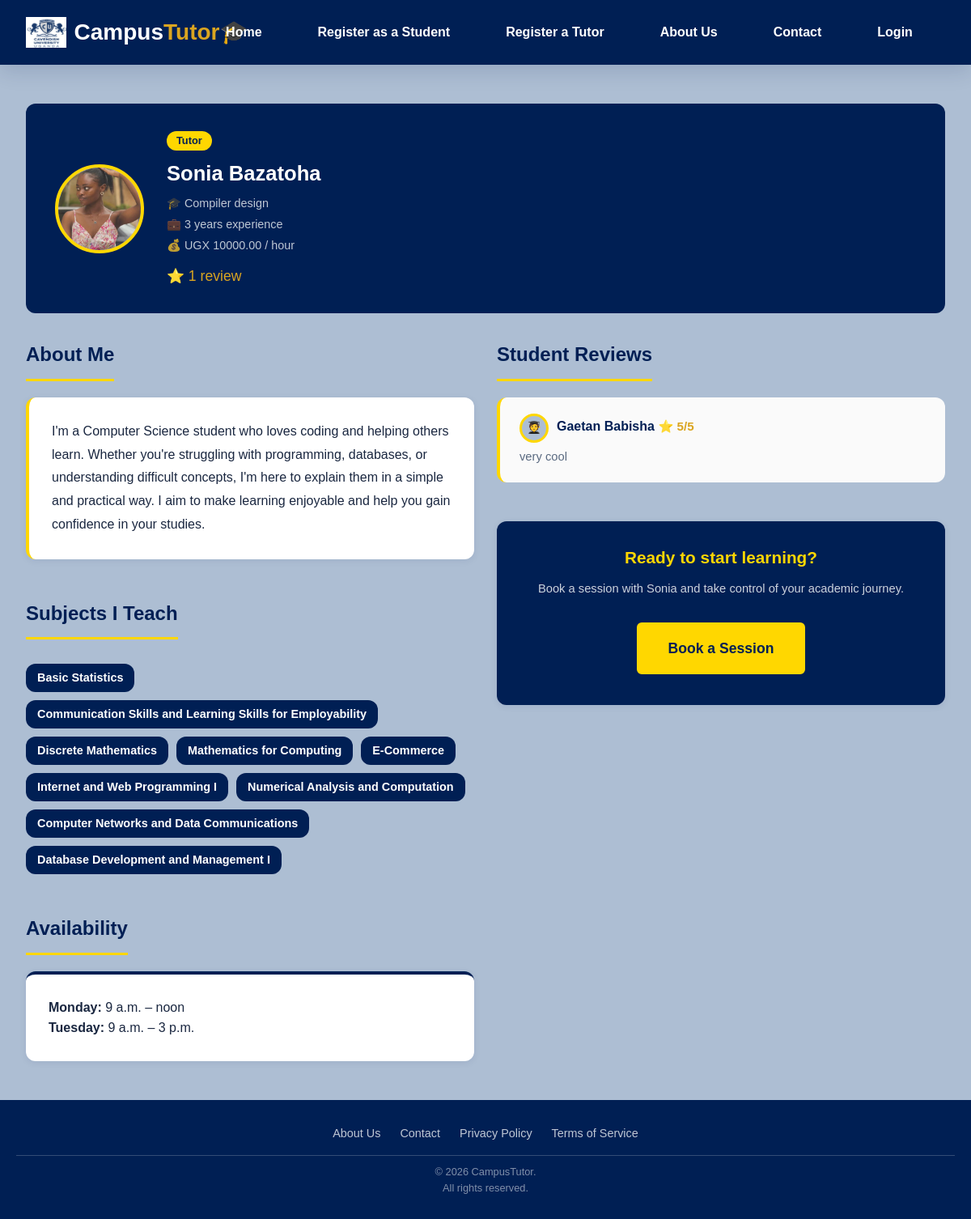
Screenshot of /tutor/1/ with the database file from the repository.
### accounts/models.py (models this page shows, shortened)
class TutorProfile(models.Model):
    user = models.OneToOneField(
        User,
        on_delete=models.CASCADE,
        related_name="tutor_profile",
    )
    biography = models.TextField()
    qualification = models.CharField(max_length=255)
    years_of_experience = models.PositiveIntegerField(default=0)
    hourly_rate = models.DecimalField(
        max_digits=10,
        decimal_places=2,
    )
    subjects = models.ManyToManyField(
        "tutoring.Subject",
        related_name = "tutors",
    )

class User(AbstractUser):
    STUDENT = 'student'
    TUTOR = 'tutor'
    ADMIN = 'admin'
    ROLE_CHOICES = [
        (STUDENT, 'Student'),
        (TUTOR, 'Tutor'),
        (ADMIN, 'Admin'),
    ]
    role = models.CharField(max_length=20, choices=ROLE_CHOICES, default=STUDENT,)
    phone_number = models.CharField(max_length=20, blank=True, null=True,)
    profile_picture = models.ImageField(
        upload_to='profile_pictures/',
        blank=True,
        null=True,
    )

class StudentProfile(models.Model):
    user = models.OneToOneField(
        User,
        on_delete=models.CASCADE,
        related_name="student_profile",
    )
    university = models.CharField(max_length=255)
    programme = models.ForeignKey(
        'tutoring.Programme',
        on_delete=models.SET_NULL,
        null=True,
        blank=True,
        related_name='students',
    )
    year_of_study = models.PositiveIntegerField()

### tutoring/models.py (models this page shows, shortened)
class Subject(models.Model):
    code = models.CharField(max_length=50)
    name = models.CharField(max_length=255)
    programme = models.ForeignKey(
        Programme,
        on_delete=models.CASCADE,
        related_name='subjects',
    )
    year = models.ForeignKey(
        AcademicYear,
        on_delete=models.CASCADE,
        related_name='subjects',
    )
    semester = models.ForeignKey(
        Semester,
        on_delete=models.CASCADE,
        related_name='subjects',
    )
    class Meta:
        unique_together = ('code', 'programme', 'year', 'semester')
        ordering = ['year', 'semester', 'name']

class Availability(models.Model):
    DAYS = [
        ("Monday", "Monday"),
        ("Tuesday", "Tuesday"),
        ("Wednesday", "Wednesday"),
        ("Thursday", "Thursday"),
        ("Friday", "Friday"),
        ("Saturday", "Saturday"),
        ("Sunday", "Sunday"),
    ]
    tutor = models.ForeignKey(
        TutorProfile,
        on_delete=models.CASCADE,
        related_name="availabilities",
    )
    day = models.CharField(max_length=20, choices=DAYS)
    start_time = models.TimeField()
    end_time = models.TimeField()

class Review(models.Model):
    student = models.ForeignKey(
        StudentProfile,
        on_delete=models.CASCADE,
    )
    tutor = models.ForeignKey(
        TutorProfile,
        on_delete=models.CASCADE,
    )
    rating = models.PositiveIntegerField()
    comment = models.TextField()
    created_at = models.DateTimeField(auto_now_add=True)

### accounts/views.py (the view)
# urls.py: path('tutor/<int:tutor_id>/', views.tutor_detail, name='tutor_detail'),
def tutor_detail(request, tutor_id):
    tutor = get_object_or_404(TutorProfile, id=tutor_id)
    reviews = Review.objects.filter(tutor=tutor)
    availabilities = tutor.availabilities.all()
    subject_id = request.GET.get('subject', '')
    return render(request, 'tutor_detail.html', {
        'tutor': tutor,
        'reviews': reviews,
        'availabilities': availabilities,
        'subject_id': subject_id,
    })

### templates/tutor_detail.html
{% extends "base.html" %}
{% block content %}
<div class="page-wrapper">
    <main class="main-content">
        <div class="profile-header">
            <div class="profile-avatar">
                {% if tutor.user.profile_picture %}
                <img src="{{ tutor.user.profile_picture.url }}" alt="{{ tutor.user.first_name }}" class="clickable-avatar"
                     style="width:100%; height:100%; object-fit:cover; border-radius:50%;">
                {% else %}
                👤
                {% endif %}
            </div>
            <div class="profile-info">
                <span class="role-badge">Tutor</span>
                <h2>{{ tutor.user.first_name }} {{ tutor.user.last_name }}</h2>
                <p class="meta">
                    🎓 {{ tutor.qualification }}<br />
                    💼 {{ tutor.years_of_experience }} years experience<br />
                    💰 UGX {{ tutor.hourly_rate }} / hour
                </p>
                <div style="margin-top:10px;">
                    {% if reviews %}
                        <span class="star-rating" style="font-size:1.1rem;">
                            ⭐ {{ reviews.count }} review{{ reviews.count|pluralize }}
                        </span>
                    {% else %}
                        <span class="text-muted" style="font-size:.9rem;">No reviews yet</span>
                    {% endif %}
                </div>
            </div>
        </div>
        <div class="about-row">
            <div>
                <div class="ct-section">
                    <h2 class="section-heading">About Me</h2>
                    <div class="ct-card" style="border-top:none; border-left: 4px solid var(--gold);">
                        <p style="line-height:1.8; color:var(--text-main);">
                            {{ tutor.biography|default:"This tutor hasn't added a biography yet." }}
                        </p>
                    </div>
                </div>
                <div class="ct-section">
                    <h2 class="section-heading">Subjects I Teach</h2>
                    <div class="tutor-tags" style="gap:10px;">
                        {% for subject in tutor.subjects.all %}
                            <span class="tutor-tag" style="font-size:.9rem; padding:6px 14px;">{{ subject.name }}</span>
                        {% empty %}
                            <span class="text-muted" style="font-size:.9rem;">No subjects listed yet</span>
                        {% endfor %}
                    </div>
                </div>
                <div class="ct-section">
                    <h2 class="section-heading">Availability</h2>
                    <div class="ct-card">
                        {% for availability in availabilities %}
                            <p><strong>{{ availability.day }}:</strong> {{ availability.start_time }} – {{ availability.end_time }}</p>
                        {% empty %}
                            <p class="text-muted">No availability added yet.</p>
                        {% endfor %}
                    </div>
                </div>
            </div>
            <div>
                <div class="ct-section">
                    <h2 class="section-heading">Student Reviews</h2>
                    {% for review in reviews %}
                    <div class="review-card">
                        <div style="display:flex; align-items:center; gap:10px; margin-bottom:6px;">
                            <div class="tutor-avatar" style="width:36px; height:36px; font-size:.9rem; flex-shrink:0;">
                                {% if review.student.user.profile_picture %}
                                <img src="{{ review.student.user.profile_picture.url }}" class="clickable-avatar"
                                     style="width:100%; height:100%; object-fit:cover; border-radius:50%;">
                                {% else %}
                                🧑‍🎓
                                {% endif %}
                            </div>
                            <p class="reviewer">{{ review.student.user.first_name }} {{ review.student.user.last_name }} <span class="star-rating">⭐ {{ review.rating }}/5</span></p>
                        </div>
                        <p class="review-text">{{ review.comment }}</p>
                    </div>
                    {% empty %}
                    <div class="ct-card" style="text-align:center; color:var(--text-muted);">
                        <p>No reviews yet. Be the first to book and review!</p>
                    </div>
                    {% endfor %}
                </div>
                <div class="ct-section">
                    <div class="ct-card" style="text-align:center; background: var(--navy); border-top:none;">
                        <h3 style="color:var(--gold); font-size:1.3rem; margin-bottom:10px;">Ready to start learning?</h3>
                        <p style="color:rgba(255,255,255,.8); font-size:.92rem; margin-bottom:20px;">
                            Book a session with {{ tutor.user.first_name }} and take control of your academic journey.
                        </p>
                        {% if subject_id %}
                        <a href="{% url 'create_booking' tutor.id %}?subject={{ subject_id }}" class="btn btn-primary btn-lg">Book a Session</a>
                        {% else %}
                        <a href="{% url 'create_booking' tutor.id %}" class="btn btn-primary btn-lg">Book a Session</a>
                        {% endif %}
                    </div>
                </div>
            </div>
        </div>
    </main>
</div>
{% endblock %}

### templates/base.html (shortened to what this page needs)
{% load static %}
<!DOCTYPE html>
<html lang="en">
<head>
    <link rel="stylesheet" href="{% static 'css/style.css' %}?v=1">
    <link rel="stylesheet" href="{% static 'css/app.css' %}?v=2">
</head>
<body>
    <header class="header {% if not request.resolver_match.url_name == 'home' %}header-inner{% endif %}">
        <nav class="navbar">
    <a class="logo" href="{% url 'home' %}" style="display:flex; align-items:center; gap:10px;">
    <img src="{% static 'img/logo.jpeg' %}" alt="Cavendish University Uganda" style="height:38px; width:auto;">
    <span><span class="campus">Campus</span>Tutor🎓</span>
</a>
    {% if request.resolver_match.url_name == 'student_dashboard' or request.resolver_match.url_name == 'tutor_dashboard' %}
        <div class="nav-links" id="nav-links">
            <a class="nav-link" href="{% url 'home' %}">Home</a>
            <a class="nav-link" href="{% url 'about' %}">About Us</a>
        </div>
    {% else %}
        <div class="nav-links" id="nav-links">
            <a class="nav-link" href="{% url 'home' %}">Home</a>
            <a class="nav-link" href="{% url 'student_register' %}">Register as a Student</a>
            <a class="nav-link" href="{% url 'tutor_register' %}">Register a Tutor</a>
            <a class="nav-link" href="{% url 'about' %}">About Us</a>
            <a class="nav-link" href="{% url 'contact' %}">Contact</a>
            <a class="nav-link" href="{% url 'login' %}">Login</a>
        </div>
    {% endif %}
</nav>
    </header>
    {% block content %}
    {% endblock %}
    <footer class="footer">
        <ul class="footer-links">
            <li><a href="{% url 'about' %}">About Us</a></li>
            <li><a href="{% url 'contact' %}">Contact</a></li>
            <li><a href="#">Privacy Policy</a></li>
            <li><a href="#">Terms of Service</a></li>
        </ul>
        <p>
            &copy; 2026 CampusTutor.
            <br>
            All rights reserved.
        </p>
    </footer>
</body>
</html>

### static/css/style.css (style rules this page uses)
* { margin: 0; padding: 0; box-sizing: border-box; }
body { background-color: #adbed3; font-family: Arial, Helvetica, sans-serif; min-height: 100vh; display: flex; flex-direction: column; }
main { flex: 1; padding: 60px 20px; }
.header { background-image: url(/img/vitaly-gariev-qNCXEi8OCwk-unsplash.jpg); background-size: cover; background-position: center; padding: 40px 20px; position: relative; background-color: #adbed3; padding-top: 80px; }
.navbar { background-color: #001f54; padding: 25px 25px; display: flex; align-items: center; border-radius: 8px; position: fixed; top: 0; left: 0; z-index: 1000; width: 100%; }
.logo { color: goldenrod; text-decoration: none; font-size: 3rem; font-weight: bold; margin-right: auto; }
.campus { color: white; }
.nav-link { color: white; font-size: 1.2rem; font-weight: bold; text-decoration: none; margin-left: 25px; }
.nav-links { display: flex; gap: 25px; position: absolute; left: 50%; transform: translatex(-50%); }
.footer { background-color: #001f54; color: white; text-align: center; padding: 15px 20px; margin-top: 50px; }
.footer-links { list-style: none; display: flex; justify-content: center; flex-wrap: wrap; gap: 25px; padding: 0; margin: 0; }
.footer-links a { color: white; text-decoration: none; font-size: 15px; font-weight: 500; transition: 0.3s ease; }
.footer p { margin-top: 10px; padding-top: 10px; border-top: 1px solid rgba(255, 255, 255, 0.2); color: #d9d9d9; font-size: 13px; }
.btn-primary { display: inline-block; background-color: goldenrod; color: #001f54; text-decoration: none; padding: 14px 24px; border-radius: 8px; font-weight: bold; margin: 10px; transition: all 0.3s ease; }
.header-inner { min-height: auto !important; padding: 0 !important; background-image: none !important; }

### rows the page displays
TutorProfile: user.profile_picture (picture), user.first_name "Sonia", user.last_name "Bazatoha", qualification "Compiler design", years_of_experience "3", hourly_rate "10000.00", biography "I'm a Computer Science student who loves coding and helping others learn. Whether you're struggling with programming, databases, or understanding difficult concepts, I'm here to explain them in a simple and practical way. I aim to make learning enjoyable and help you gain confidence in your studies."
Subject: name "Basic Statistics"
Subject: name "Communication Skills and Learning Skills for Employability"
Subject: name "Discrete Mathematics"
Subject: name "Mathematics for Computing"
Subject: name "E-Commerce"
Subject: name "Internet and Web Programming I"
Subject: name "Numerical Analysis and Computation"
Subject: name "Computer Networks and Data Communications"
Subject: name "Database Development and Management I"
Availability: day "Monday", start_time "9 a.m.", end_time "noon"
Availability: day "Tuesday", start_time "9 a.m.", end_time "3 p.m."
Review: student.user.first_name "Gaetan", student.user.last_name "Babisha", rating "5", comment "very cool"

### other values shown
{{ reviews.count }} "1"
